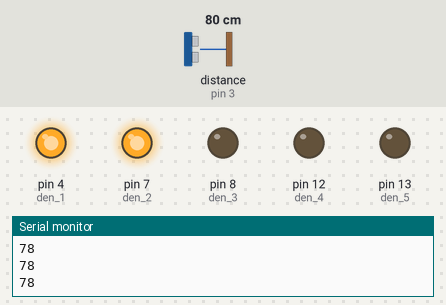
This sketch was run on a simulated Arduino Uno, built with avr-gcc and run on an emulated ATmega328P. Shown: output pins drawn as LEDs (lit = HIGH), the last lines printed to the serial monitor. Wiring (inferred from the names in the program): ultrasonic range finder: trigger pin 2; echo pin 3. The inputs (shaded band) are chosen by the test bench; at power-on: distance to the obstacle (sensor on pin 3) 80 cm. The echo pulse lasts 58.3 µs per cm; pins used as bus, display or sensor lines are not drawn.

Above: at 1.2 s.
1.3 s: distance to the obstacle (sensor on pin 3) set to 57 cm
2.8 s: distance to the obstacle (sensor on pin 3) set to 48 cm
At 3.7 s:
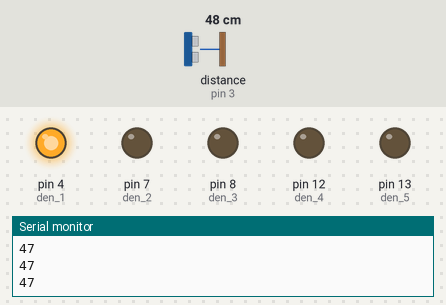
4.3 s: distance to the obstacle (sensor on pin 3) set to 120 cm
At 4.9 s:
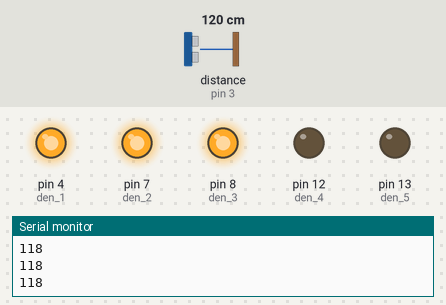
5.8 s: distance to the obstacle (sensor on pin 3) set to 148 cm
7.3 s: distance to the obstacle (sensor on pin 3) set to 158 cm
At 8.5 s:
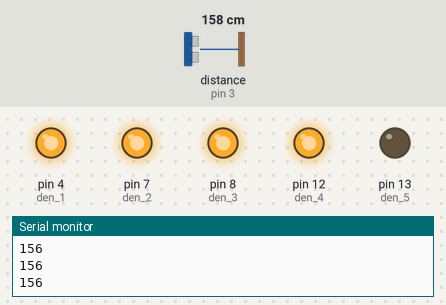
8.8 s: distance to the obstacle (sensor on pin 3) set to 2 cm
At 9.3 s:
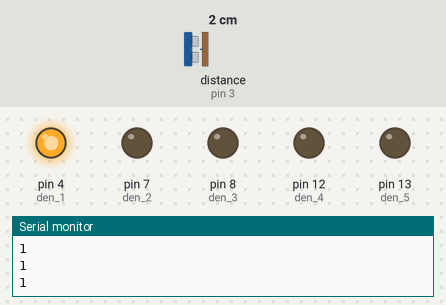
Timing chart, 0 to 11.3 s (numbered marks = the images above; inputs shaded):
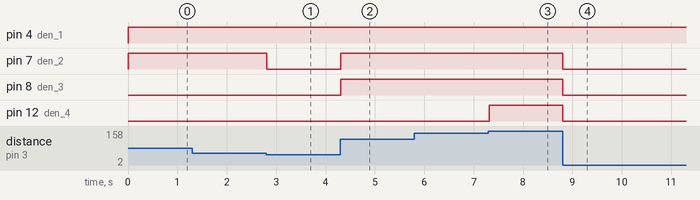

Measured:
- the behaviour switches between 52 and 51 cm on distance to the obstacle (sensor on pin 3) (found by bisection; images 0 and 1)
- the behaviour switches between 152 and 153 cm on distance to the obstacle (sensor on pin 3) (found by bisection; images 2 and 3)
- after the input at 2.8 s, pin 7 (den_2): HIGH → LOW at once
- after the input at 4.3 s, pin 7 (den_2), pin 8 (den_3): LOW → HIGH at once
- after the input at 7.3 s, pin 12 (den_4): LOW → HIGH at once
- after the input at 8.8 s, pin 7 (den_2), pin 8 (den_3), pin 12 (den_4): HIGH → LOW at once

The sketch:

21127621.ino
```cpp
int trig_pin = 2;
int echo_pin = 3;

long getDistance()
{
  digitalWrite(trig_pin, LOW);
  delayMicroseconds(2);
  digitalWrite(trig_pin, HIGH);
  delayMicroseconds(10);
  digitalWrite(trig_pin, LOW);
  long duration = pulseIn(echo_pin,HIGH);
  long distanceCm= duration*0.034/2;
  return distanceCm;
  }

void setup() {
  // put your setup code here, to run once:
  Serial.begin(9600);
  pinMode(trig_pin,OUTPUT);
  pinMode(echo_pin,INPUT);

  pinMode(4,OUTPUT);             //den 1
  pinMode(7,OUTPUT);             //den 2
  pinMode(8,OUTPUT);             //den 3
  pinMode(12,OUTPUT);            //den 4
  pinMode(13,OUTPUT);            //den 5

}

void loop() {
  // put your main code here, to run repeatedly:
  long distanceCm= getDistance();
  if (distanceCm < 51)
  {
     digitalWrite(4,HIGH);
     digitalWrite(7,LOW);
     digitalWrite(8,LOW);
     digitalWrite(12,LOW);
     digitalWrite(13,LOW);
  }
  else if (distanceCm > 50 && distanceCm < 101)
  {
     digitalWrite(4,HIGH);
     digitalWrite(7,HIGH);
     digitalWrite(8,LOW);
     digitalWrite(12,LOW);
     digitalWrite(13,LOW);
  }
  else if (distanceCm > 100 && distanceCm < 151)
  {
     digitalWrite(4,HIGH);
     digitalWrite(7,HIGH);
     digitalWrite(8,HIGH);
     digitalWrite(12,LOW);
     digitalWrite(13,LOW);
  }
  else if (distanceCm > 150 && distanceCm < 201)
  {
     digitalWrite(4,HIGH);
     digitalWrite(7,HIGH);
  	 digitalWrite(8,HIGH);
     digitalWrite(12,HIGH);
     digitalWrite(13,LOW);
  }
  else
  {
     digitalWrite(4,HIGH);
     digitalWrite(7,HIGH);
  	 digitalWrite(8,HIGH);
     digitalWrite(12,HIGH);
     digitalWrite(13,HIGH);
  }
  Serial.println(distanceCm);
}
```
